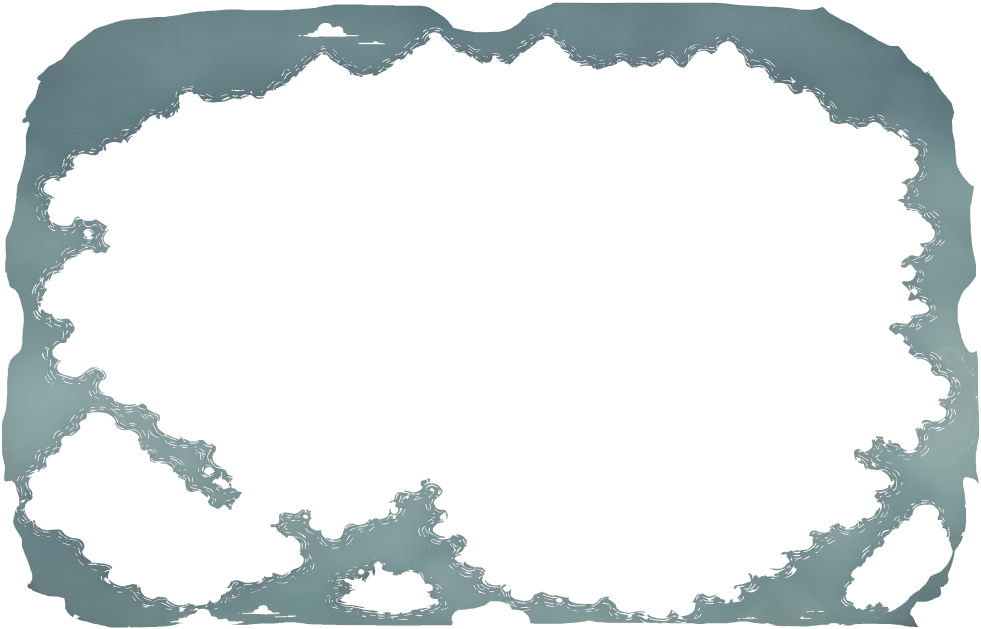
#> input picture hd-photo-Map finale/mare.png, 3923 x 2515 px (shown at 1/4 size)
$ python build-mappa2-assets.py --source '../hd-photo-Map finale/mare.png' --cloud-source ../assets-source/atmosphere/clouds/cloud_01.png   (older library calls are emulated)
#> lines starting #> are read from the running program, lines starting #| are printed output that depends on the picture
#!/usr/bin/env python3
"""Build the initial mappa2 World Surface asset pack from a flat source painting."""
import argparse
import hashlib
import json
from pathlib import Path

import cv2
import numpy as np
from PIL import Image

WORLD_W = 2752
WORLD_H = 1536
D_MAX = 160.0
CANOPY_MIN_AREA = 900
# The large dark forest east of the western-forest biome (Director sway reference).
# `central_valley` as a whole is too broad; allow canopy extraction only inside this core.
DENSE_FOREST_CORE_POLYGON = np.array([
    (730, 650), (900, 620), (1160, 620), (1400, 700),
    (1470, 830), (1430, 1100), (1160, 1160), (900, 1080),
    (720, 950), (700, 780),
], np.int32)
WATERFALL_FLOW_POLYGON = np.array([
    (1282, 372), (1398, 374), (1408, 505), (1425, 525),
    (1375, 540), (1285, 532), (1258, 510), (1265, 405),
], np.int32)
WATERFALL_IMPACT_POLYGON = np.array([
    (1240, 485), (1410, 485), (1460, 545), (1400, 580),
    (1270, 575), (1200, 540),
], np.int32)
WATERFALL_BASIN_POLYGON = np.array([
    (1150, 498), (1260, 495), (1385, 500), (1440, 515),
    (1470, 540), (1430, 560), (1360, 580), (1270, 590),
    (1190, 580), (1130, 560), (1115, 535), (1130, 512),
], np.int32)
WATERFALL_IMPACT_POINT = {"x": 1340, "y": 532}
# The alpine lake that feeds the falls (PLAN-091): shimmer drifts toward the outflow lip.
WATERFALL_LAKE_POLYGON = np.array([
    (1150, 335), (1320, 308), (1490, 300), (1570, 340),
    (1560, 410), (1480, 465), (1360, 480), (1220, 455), (1150, 400),
], np.int32)

# --- PLAN-095 secondary water: authored corridors/centerlines (upstream->downstream) ---
RIVER_SPECS = [
    {
        "id": "river_central", "enabled": True, "tint": "#8fd8e2",
        "insetPx": 2.0, "corridorWidth": 80,
        "centerline": [(1228, 605), (1188, 648), (1200, 682), (1256, 715), (1318, 775), (1385, 850), (1455, 905), (1468, 948)],
        "hsvLo": (66, 45, 55), "hsvHi": (118, 255, 255),
        # Open estuary pool below the river mouth: it is lagoon water, not river.
        "exclusions": [[(1395, 960), (1530, 955), (1540, 1010), (1400, 1015)]],
        # Pool bulges along the waterway (fork junction + wide bends):
        # shimmer pockets measured from the painted mask.
        "poolGlintAnchors": [(1175, 640), (1160, 675), (1249, 598), (1309, 737), (1382, 821), (1401, 896), (1485, 949), (1455, 790), (1290, 780)],
    },
    {
        # Director 2026-10-29: the tributary east of the delta, flowing west into it.
        "id": "river_east_tributary", "enabled": True, "tint": "#8fd8e2",
        "insetPx": 2.0, "corridorWidth": 56,
        "centerline": [(1735, 882), (1660, 912), (1590, 927), (1540, 935), (1500, 946), (1472, 968), (1458, 1000)],
        "hsvLo": (66, 45, 55), "hsvHi": (118, 255, 255),
        "exclusions": [],
        "poolGlintAnchors": [],
    },
    {
        # Director 2026-10-29: the short river leaving the falls pool to the east.
        "id": "river_falls_east", "enabled": True, "tint": "#8fd8e2",
        "insetPx": 2.0, "corridorWidth": 36,
        # Downstream runs from the cliff end towards the falls pool (Director: the first guess was reversed).
        "centerline": [(1483, 512), (1505, 517), (1521, 528), (1527, 542), (1519, 556), (1500, 566), (1477, 577), (1450, 585), (1410, 581), (1385, 590)],
        "hsvLo": (66, 45, 55), "hsvHi": (118, 255, 255),
        # Grey reflective stretch fails the blue band; thin forced line so grass/dirt never join the mask.
        "forceWaterLines": [([(1445, 585), (1471, 580), (1482, 571), (1492, 565), (1502, 560), (1511, 551), (1520, 540)], 9)],
        "exclusions": [[(1265, 540), (1335, 540), (1335, 579), (1265, 579)]],
        "poolGlintAnchors": [],
    },
    {
        # Director 2026-10-29: the last reach of the falls-east river, running west into river_central's head.
        "id": "river_falls_link", "enabled": True, "tint": "#8fd8e2",
        "insetPx": 2.0, "corridorWidth": 36,
        "centerline": [(1385, 590), (1362, 599), (1334, 598), (1310, 589), (1286, 590), (1262, 594), (1240, 600)],
        "hsvLo": (66, 45, 55), "hsvHi": (118, 255, 255),
        "exclusions": [[(1265, 540), (1335, 540), (1335, 579), (1265, 579)]],
        "poolGlintAnchors": [],
    },
    {
        # Director 2026-10-29: the river winding between the red mountains, round the canyon marsh.
        "id": "river_red_mountains", "enabled": True, "tint": "#8fd8e2",
        "insetPx": 2.0, "corridorWidth": 40,
        "centerline": [(1737, 737), (1767, 767), (1797, 782), (1837, 782), (1867, 793), (1893, 810), (1893, 830), (1877, 853), (1857, 870), (1830, 873), (1767, 863), (1730, 880), (1680, 890)],
        "hsvLo": (66, 45, 55), "hsvHi": (118, 255, 255),
        "exclusions": [], "poolGlintAnchors": [],
    },
]
# NOTE (T-001 finding, 2026-10-28): the west "branch" is a fragmented shallow
# streamlet field (y~673-690, x~860-1239, broken by fords/vegetation), not a
# continuous river — it ships as `west_shallows` glint feature, not a river.
# NOTE (T-001 finding, 2026-10-28): the artifact's "river_east_canyon" is a
# painted DIRT PATH, not water — HSV probing along the corridor finds no teal
# (candidate corridor ∩ chroma caught the path as false positive). The only
# real water there is the teal pond ~ (1840-1890, 810-890): shipped as
# lake_canyon_pond instead. The river_east_canyon kill-switch design proved
# its worth at authoring time — no false-positive feature ships.
LAKE_SPECS = [
    {"id": "lake_alpine", "enabled": True, "insetPx": 4.0, "glintCount": 10,
     "polygon": None,  # filled below with WATERFALL_LAKE_POLYGON
     "drift": {"toward": (1340, 380), "px": 12.0}},  # feeds the falls lip
    {"id": "lake_canyon_pond", "enabled": True, "insetPx": 2.0, "glintCount": 1,
     "polygon": np.array([(1840, 812), (1895, 812), (1902, 858), (1882, 892), (1835, 882), (1828, 845)], np.int32),
     "drift": {"angleDeg": 90.0, "px": 8.0}},
    {"id": "west_shallows", "enabled": True, "insetPx": 2.0, "glintCount": 4,
     "polygon": np.array([(860, 660), (1030, 656), (1210, 660), (1215, 705), (1030, 710), (865, 700)], np.int32),
     "drift": {"angleDeg": 180.0, "px": 18.0}},  # Director 2026-10-29: the painted streamlets run WEST, not east
    {"id": "lake_bayou_west", "enabled": True, "insetPx": 4.0, "glintCount": 3,
     "polygon": np.array([(1048, 905), (1105, 900), (1115, 960), (1100, 1025), (1050, 1025), (1042, 965)], np.int32),
     "drift": {"angleDeg": 90.0, "px": 8.0}},
    # Estuary pool below the river mouth: the river dives south into the sea (Director 2026-10-29: delta was still).
    {"id": "lake_estuary", "enabled": True, "insetPx": 2.0, "glintCount": 0,
     "polygon": np.array([(1395, 960), (1530, 955), (1540, 1010), (1400, 1015)], np.int32),
     "drift": {"angleDeg": 90.0, "px": 22.0}},
    {"id": "lake_bayou_east", "enabled": True, "insetPx": 4.0, "glintCount": 1,
     "polygon": np.array([(1205, 925), (1265, 920), (1272, 955), (1255, 985), (1210, 980), (1198, 950)], np.int32),
     "drift": {"angleDeg": 0.0, "px": 8.0}},
]
LAKE_SPECS[0]["polygon"] = WATERFALL_LAKE_POLYGON
CONFLUENCE_SPECS = [
    {"id": "basin_outflow", "x": 1250, "y": 600},
    {"id": "west_fork", "x": 1205, "y": 655},
    {"id": "central_bend_upper", "x": 1322, "y": 795},
    {"id": "central_bend_lower", "x": 1384, "y": 862},
    {"id": "west_mouth", "x": 880, "y": 680},
    {"id": "estuary", "x": 1472, "y": 970},
]
SW_MAX_BEND_DEG = 28.0
SW_SEG_CAP_PER_RIVER = 12
SW_TOTAL_SEG_CAP = 64
SW_MAX_JOINT_DEG = 60.0

# Territories (regions) and biomes are baked by `build-mappa2-territories.py` (PLAN-099) into
# `region_ids.png` / `biome_ids.png`. Regions are gameplay territories; every animation, canopy and
# ambient decision below keys on BIOMES, never on regions.
SHOAL_BIOME_SEA = "sea"  # fallback label when a shoal cell has no biome (never expected)
CANOPY_BLOCKED_BIOMES = {"alpine", "red_badlands", "volcanic"}
LANDLIFE_MOTE_BIOMES = {"temperate_forest", "mangrove_bayou", "tropical_beach", "meadow", "tropical_isles"}
LANDLIFE_FLUTTER_BIOMES = {"meadow", "mangrove_bayou", "tropical_beach", "tropical_isles"}


# [20 lines left out: function load_territory_maps, not called in this run]


def biome_mask(biome_ids: np.ndarray, biome_index: dict[str, int], wanted: set[str]) -> np.ndarray:
    return np.isin(biome_ids, [biome_index[b] for b in wanted])


def save_webp_rgba(rgb: np.ndarray, alpha: np.ndarray, path: Path, quality: int = 92) -> None:
    rgba = np.dstack([rgb, alpha]).astype(np.uint8)
    Image.fromarray(rgba, "RGBA").save(path, quality=quality, method=4)


def save_webp_rgba_lossless(rgb: np.ndarray, alpha: np.ndarray, path: Path) -> None:
    rgba = np.dstack([rgb, alpha]).astype(np.uint8)
    Image.fromarray(rgba, "RGBA").save(path, lossless=True, quality=100, method=4)


# [23 lines left out: functions save_alpha_mask, fill_polygon, fill_binary_holes, not called in this run]


def polygon_rect(polygon: np.ndarray) -> dict:
    x, y, w, h = cv2.boundingRect(polygon)
    return {"x": int(x), "y": int(y), "width": int(w), "height": int(h), "sourceWidth": WORLD_W, "sourceHeight": WORLD_H}


# [447 lines left out: functions mask_to_polygon, scatter, _stroke_polyline, _fillet_centerline, _oriented_rect, build_secondary_water, not called in this run]


WATER_POSE_N = 8


# --- PLAN-094 ambient director: shoal zones + route schema v0 -------------
SHOAL_CELL_PX = 64
SHOAL_COAST_MIN = 85.0          # 1.5 x maxRadius (55) + margin
SHOAL_COAST_MAX = 160.0
SHOAL_MIN_COVERAGE = 0.9
SHOAL_POISSON_PX = 300.0
SHOAL_MAX_RADIUS = 55.0
SHOAL_MAX_TRAVEL = 96.0
SHOAL_ALPHA = 0.22
SHOAL_LSTAR_MIN = 2.0           # perceived |deltaL*| below -> zone "invisible"
SHOAL_LSTAR_MAX = 6.0           # above -> zone "tooLoud" (stain/inversion)
# Director 2026-10-29: shoal = dark "underwater shadow" readable ONLY on the
# light turquoise water — zones gate on turquoise coverage, tint is the
# sampled deep-blue (15,91,115), not a contrast-row pick.
SHOAL_TURQ_MIN = 0.5            # min fraction of cell in the turquoise class
SHOAL_TINT_ROWS = [
    {"id": "deepTeal", "lStar": 28.0},
    {"id": "shallowTeal", "lStar": 24.0},
    {"id": "slate", "lStar": 32.0},
    {"id": "paleTeal", "lStar": 36.0},
]
ROUTE_SCHEMA_VERSION = 0  # experimental — not emitted to manifest until ships


# [352 lines left out: functions _lstar_image, validate_routes, build_ambient_director, build_shoal_atlas, build_water_flow_poses, polyline_flow_field and 1 more, not called in this run]


# --- PLAN-098: regional weather anchors (mist + embers v1) -----------------
WEATHER_DRIFT_MAX = {"mist": 6, "ember": 12, "volcano": 90}
WEATHER_MIN_REACH = {"mist": 12, "ember": 14}
WEATHER_MIN_RADIUS = {"mist": 5, "ember": 5}
WEATHER_MIN_SPACING = {"mist": 40.0, "ember": 45.0}
WEATHER_SEED = 97421


# [184 lines left out: functions _weather_domain, build_weather_anchors, build_weather_textures, not called in this run]


def main() -> None:
    parser = argparse.ArgumentParser()
    parser.add_argument("--source", default=str(Path.home() / "Downloads" / "mappa2.jpeg"))
    parser.add_argument("--out", default="public/assets/world/mappa2/base")
    parser.add_argument("--pipeline-version", default="mappa2-assets-v1")
    parser.add_argument("--mask-revision", type=int, default=5)
    parser.add_argument("--cloud-source", default=str(Path.home() / "Downloads" / "nuvole.jpeg"))
    args = parser.parse_args()

    source = Path(args.source).expanduser().resolve()
    out = Path(args.out)
    layers = out / "layers"
    masks_dir = out / "masks"
    debug_dir = out / "debug"
    for d in (layers, masks_dir, debug_dir):
        d.mkdir(parents=True, exist_ok=True)

    raw = source.read_bytes()
    source_hash = hashlib.sha256(raw).hexdigest()
    image = Image.open(source).convert("RGB")
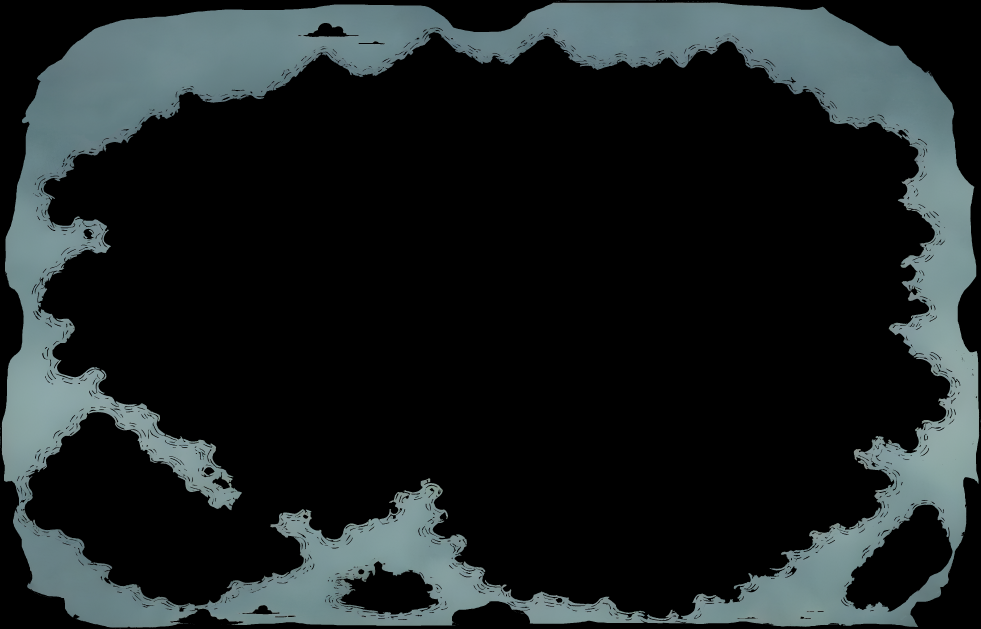
#> image: PIL image 3923x2515 RGB (shown at 1/4 size); mean R, G, B 28, 34.1, 34.9
    if image.size != (WORLD_W, WORLD_H):
#> (the run stopped early here; a loop or call above may not have finished)

$ run again, with hd-photo-Map finale/Alberelli centro mappa.png copied over hd-photo-Map finale/mare.png
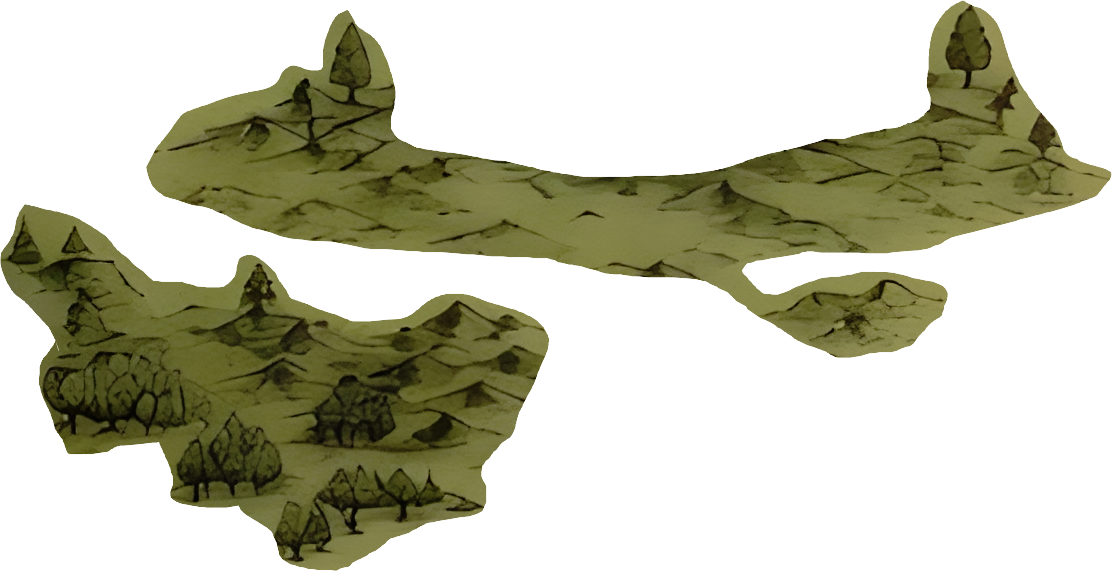
#> input picture hd-photo-Map finale/Alberelli centro mappa.png, 1112 x 571 px
#> in main, `image = Image.open(source).convert("RGB")`:
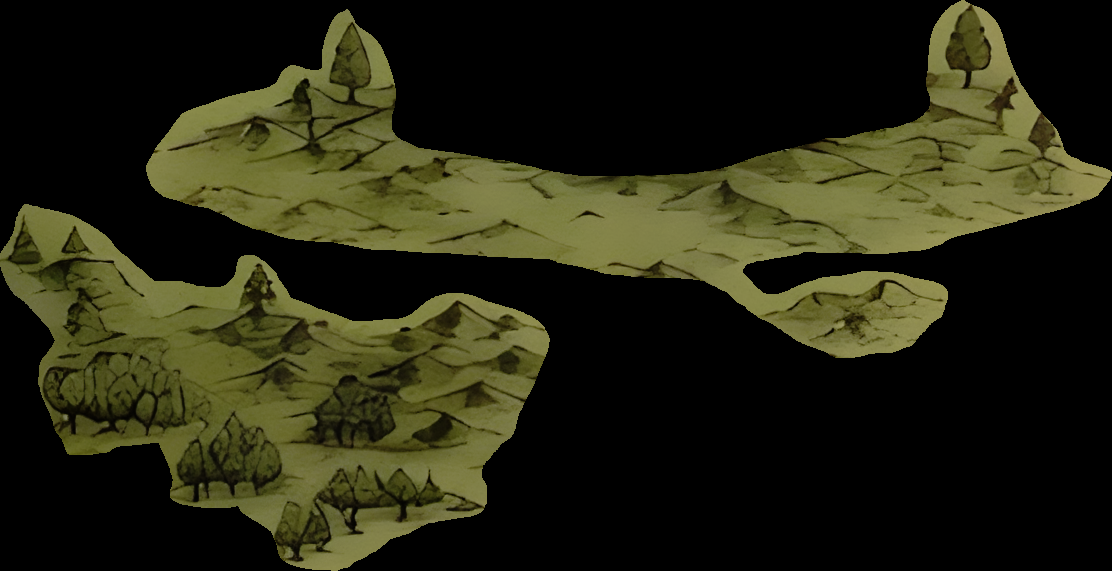
#> image: PIL image 1112x571 RGB; mean R, G, B 37.5, 37.4, 17.9

$ run again, with hd-photo-Map finale/Alberi destra centrali.png copied over hd-photo-Map finale/mare.png
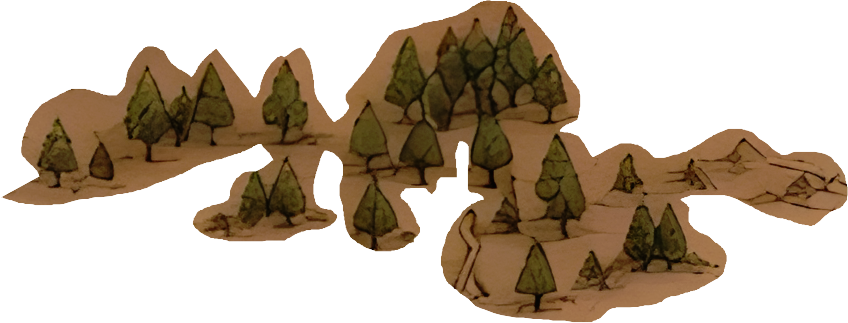
#> input picture hd-photo-Map finale/Alberi destra centrali.png, 848 x 323 px
#> in main, `image = Image.open(source).convert("RGB")`:
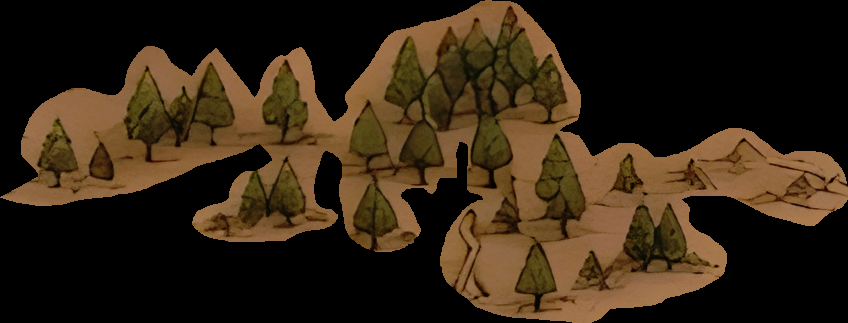
#> image: PIL image 848x323 RGB; mean R, G, B 51.3, 36.7, 19.6
